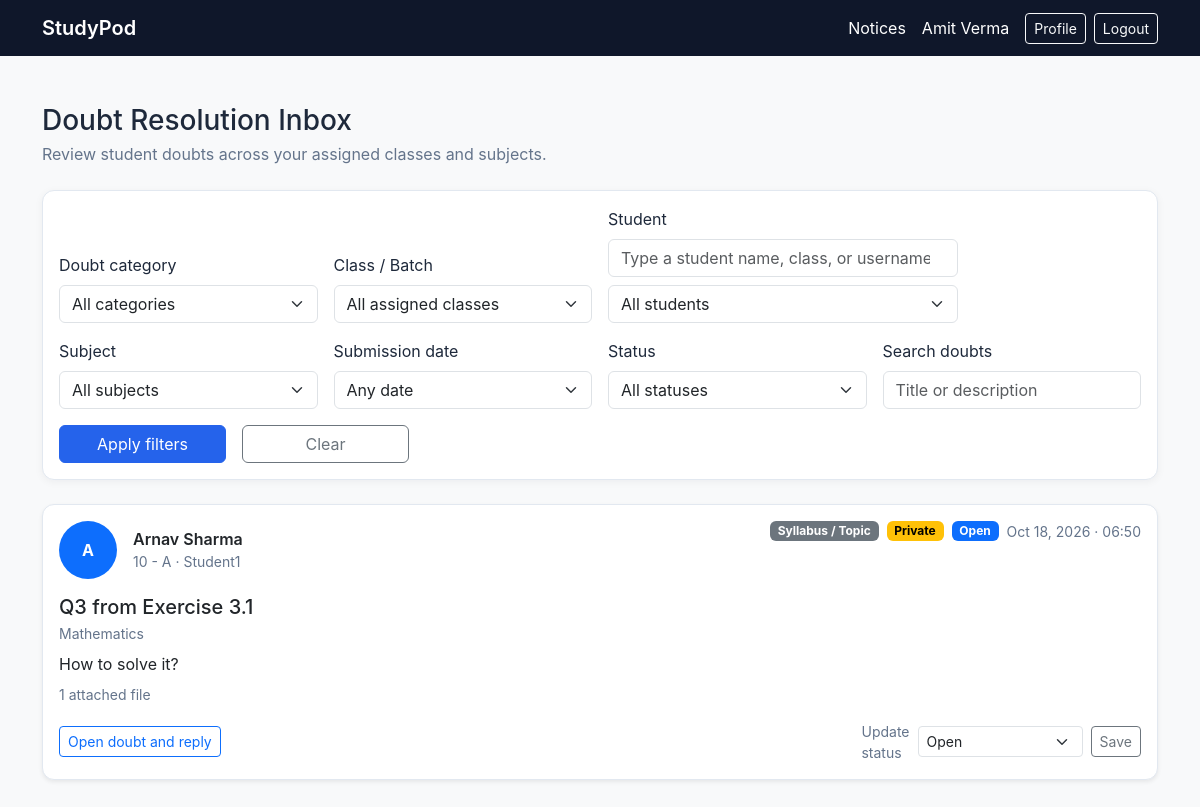
/academics/discussions/ (signed in), run on the app's committed database.
### accounts/models.py (models this page shows, shortened)
class User(AbstractUser):
    class Role(models.TextChoices):
        TEACHER = "TEACHER", "Teacher"
        STUDENT = "STUDENT", "Student"
        PARENT = "PARENT", "Parent"
    role = models.CharField(
        max_length=10,
        choices=Role.choices,
        default=Role.STUDENT,
    )

class StudentProfile(models.Model):
    user = models.OneToOneField(
        User,
        on_delete=models.CASCADE,
        related_name="student_profile"
    )
    roll_number = models.CharField(max_length=50, unique=True)
    profile_picture = models.ImageField(
        upload_to="student_profiles/",
        blank=True,
    )
    student_class = models.ForeignKey(
        "academics.Class",
        on_delete=models.SET_NULL,
        null=True,
        blank=True,
        related_name="students"
    )
    parent = models.ForeignKey(
        "ParentProfile",
        on_delete=models.SET_NULL,
        null=True,
        blank=True,
        related_name="students"
    )

### academics/models.py (models this page shows, shortened)
class DoubtThread(models.Model):
    class Category(models.TextChoices):
        SYLLABUS_TOPIC = "SYLLABUS_TOPIC", "Syllabus / Topic"
        ASSIGNMENT_HOMEWORK = "ASSIGNMENT_HOMEWORK", "Assignment / Homework"
        NOTICE_ANNOUNCEMENT = "NOTICE_ANNOUNCEMENT", "Notice / Announcement"
        STUDY_RESOURCE = "STUDY_RESOURCE", "Study Resource"
    class Status(models.TextChoices):
        OPEN = "OPEN", "Open"
        IN_PROGRESS = "IN_PROGRESS", "In Progress"
        RESOLVED = "RESOLVED", "Resolved"
    title = models.CharField(max_length=200)
    content = models.TextField()
    category = models.CharField(
        max_length=24,
        choices=Category.choices,
        default=Category.SYLLABUS_TOPIC,
    )
    is_public = models.BooleanField(default=False)
    document_link = models.URLField(blank=True)
    student = models.ForeignKey(
        "accounts.StudentProfile",
        on_delete=models.CASCADE,
        related_name="doubt_threads",
    )
    student_class = models.ForeignKey(
        Class,
        on_delete=models.CASCADE,
        related_name="doubt_threads",
    )
    subject = models.ForeignKey(
        Subject,
        on_delete=models.CASCADE,
        related_name="doubt_threads",
    )
    status = models.CharField(
        max_length=11,
        choices=Status.choices,
        default=Status.OPEN,
    )
    created_at = models.DateTimeField(auto_now_add=True)
    class Meta:
        ordering = ("-created_at", "-pk")

class Class(models.Model):
    name = models.CharField(max_length=50)
    section = models.CharField(max_length=10)
    academic_year = models.CharField(max_length=20)
    def __str__(self):
        return f"{self.name} - {self.section}"

class Subject(models.Model):
    name = models.CharField(max_length=100)
    code = models.CharField(max_length=20, unique=True)
    def __str__(self):
        return f"{self.name} ({self.code})"

### academics/views.py (the view, shortened to what this page needs)
# urls.py: path("discussions/", views.doubt_threads, name="doubt_threads"),
@login_required
def doubt_threads(request):
    classes, is_student, is_parent = _forum_scope(request.user)
    if not classes.exists():
        return HttpResponseForbidden("You do not have access to a class discussion forum.")
    is_teacher = request.user.role == "TEACHER"
    raw_class = request.GET.get("student_class") if is_teacher else (
        request.POST.get("student_class") or request.GET.get("student_class")
    )
    selected_class = classes.filter(pk=raw_class).first() if raw_class else (
        None if is_teacher else classes.first()
    )
    if raw_class and selected_class is None:
        return HttpResponseForbidden("You are not assigned to this class.")
    if not is_teacher and selected_class is None:
        return HttpResponseForbidden("You do not have access to a class discussion forum.")
    thread_form = None
    if is_student:
        thread_form = DoubtThreadForm(
            request.POST if request.method == "POST" else None,
            request.FILES if request.method == "POST" else None,
            student_class=selected_class,
        )
    subject_id = request.GET.get("subject", "")
    status = request.GET.get("status", "OPEN").upper()
    query = request.GET.get("q", "").strip()
    filter_form = None
    filter_errors = {}
    if is_teacher:
        filter_form = DoubtInboxFilterForm(
            request.GET if request.GET else None,
            teacher=request.user.teacher_profile,
        )
        allowed_subjects = filter_form.fields["subject"].queryset
        assigned_pairs = TeachingAssignment.objects.filter(
            teacher=request.user.teacher_profile
        ).values_list("student_class_id", "subject_id")
        assignment_scope = Q(pk__in=[])
        for class_id, assigned_subject_id in assigned_pairs:
            assignment_scope |= Q(student_class_id=class_id, subject_id=assigned_subject_id)
        threads = DoubtThread.objects.filter(assignment_scope).select_related(
            "student__user", "student__student_class", "subject"
        ).prefetch_related("attachments")
        if selected_class:
            threads = threads.filter(student_class=selected_class)
        if filter_form.is_valid():
            cleaned = filter_form.cleaned_data
            category_id = cleaned.get("category")
            selected_student = cleaned.get("student")
            selected_subject = cleaned.get("subject")
            status = cleaned.get("status") or "ALL"
            date_range = cleaned.get("date_range") or "ALL"
            query = (cleaned.get("q") or "").strip()
            subject_id = str(selected_subject.pk) if selected_subject else ""
            if category_id:
                threads = threads.filter(category=category_id)
            if selected_student:
                threads = threads.filter(student=selected_student)
            if selected_subject:
                threads = threads.filter(subject=selected_subject)
            if status != "ALL":
                threads = threads.filter(status=status)
            if date_range == "TODAY":
                threads = threads.filter(created_at__date=timezone.localdate())
            elif date_range == "LAST_7_DAYS":
                threads = threads.filter(created_at__gte=timezone.now() - timedelta(days=7))
            elif date_range == "CUSTOM":
                start_date = cleaned.get("start_date")
                end_date = cleaned.get("end_date")
                if start_date:
                    threads = threads.filter(created_at__date__gte=start_date)
                if end_date:
                    threads = threads.filter(created_at__date__lte=end_date)
        else:
            filter_errors = filter_form.errors
        threads = threads.annotate(
            attachment_count=Count("attachments", filter=Q(attachments__reply__isnull=True))
        )
    return render(request, "academics/doubt_threads.html", {
        "classes": classes.order_by("name", "section"),
        "selected_class": selected_class,
        "subjects": allowed_subjects.order_by("name"),
        "selected_subject": subject_id,
        "status_filter": status,
        "search_query": query,
        "threads": threads,
        "thread_form": thread_form,
        "filter_form": filter_form,
        "filter_errors": filter_errors,
        "status_choices": DoubtThread.Status.choices,
        "can_create_thread": is_student,
        "is_parent_view": is_parent,
        "is_teacher_view": is_teacher,
    })

### academics/forms.py (called while the page is built)
    def label_from_instance(self, student):
        name = student.user.get_full_name() or student.user.username
        username = f"@{student.user.username}"
        return f"{name} · {student.student_class} · {username}"

### academics/views.py (called while the page is built)
def _forum_scope(user):
    if user.role == "STUDENT":
        profile = getattr(user, "student_profile", None)
        if profile and profile.student_class_id:
            return Class.objects.filter(pk=profile.student_class_id), True, False
        return Class.objects.none(), True, False
    if user.role == "TEACHER":
        profile = getattr(user, "teacher_profile", None)
        if profile:
            return Class.objects.filter(
                teaching_assignments__teacher=profile
            ).distinct(), False, False
    if user.role == "PARENT":
        profile = getattr(user, "parent_profile", None)
        if profile:
            return Class.objects.filter(students__parent=profile).distinct(), False, True
    return Class.objects.none(), False, False

### academics/templates/academics/doubt_threads.html (shortened to what this page needs)
{% extends "accounts/base.html" %}
{% block content %}
<div class="d-flex flex-wrap justify-content-between align-items-center gap-3 mb-4">
    <div>
        <h1 class="h3 mb-1">{% if is_teacher_view %}Doubt Resolution Inbox{% else %}Subject Doubts &amp; Discussions{% endif %}</h1>
        <p class="text-muted mb-0">{% if is_teacher_view %}Review student doubts across your assigned classes and subjects.{% elif is_parent_view %}Read discussions for your child's class.{% else %}Ask questions and learn together with your class.{% endif %}</p>
    </div>
</div>
{% if is_teacher_view %}
<form method="get" class="card card-body mb-4" id="teacherDoubtFilters">
    <div class="row g-3 align-items-end">
        {% for field in filter_form %}
        {% if field.name == "student" %}
        <div class="col-md-4">
            <label class="form-label" for="studentSearch">Student</label>
            <input type="search" class="form-control mb-2" id="studentSearch" placeholder="Type a student name, class, or username" autocomplete="off">
            {{ field }}
        </div>
        {% elif field.name == "start_date" or field.name == "end_date" %}
        <div class="col-md-2 date-range-field">
            <label class="form-label" for="{{ field.id_for_label }}">{{ field.label }}</label>
            {{ field }}
            {% for error in field.errors %}<div class="text-danger small">{{ error }}</div>{% endfor %}
        </div>
        {% else %}
        <div class="col-md-3">
            <label class="form-label" for="{{ field.id_for_label }}">{{ field.label }}</label>
            {{ field }}
        </div>
        {% endif %}
        {% endfor %}
        <div class="col-md-2"><button class="btn btn-primary w-100" type="submit">Apply filters</button></div>
        <div class="col-md-2"><a class="btn btn-outline-secondary w-100" href="{% url 'doubt_threads' %}">Clear</a></div>
    </div>
</form>
{% endif %}
{% if is_teacher_view %}
<div class="d-flex flex-column gap-3">
    {% for thread in threads %}
    <article class="card shadow-sm">
        <div class="card-body">
            <div class="d-flex flex-wrap justify-content-between align-items-start gap-3">
                <div class="d-flex align-items-center gap-3">
                    {% if thread.student.profile_picture %}
                        <img src="{{ thread.student.profile_picture.url }}" alt="{{ thread.student.user.get_full_name|default:thread.student.user.username }} profile picture" class="rounded-circle border" style="width:58px;height:58px;object-fit:cover">
                    {% else %}
                        <div class="rounded-circle bg-primary text-white d-flex align-items-center justify-content-center fw-bold" style="width:58px;height:58px" aria-label="Student avatar">{{ thread.student.user.first_name|default:thread.student.user.username|first|upper }}</div>
                    {% endif %}
                    <div>
                        <div class="fw-semibold">{{ thread.student.user.get_full_name|default:thread.student.user.username }}</div>
                        <div class="small text-muted">{{ thread.student_class }} · {{ thread.student.user.username }}</div>
                    </div>
                </div>
                <div class="d-flex flex-wrap gap-2 align-items-center">
                    <span class="badge text-bg-secondary">{{ thread.get_category_display }}</span>
                    <span class="badge {% if thread.is_public %}text-bg-info{% else %}text-bg-warning{% endif %}">{% if thread.is_public %}Public{% else %}Private{% endif %}</span>
                    <span class="badge {% if thread.status == 'RESOLVED' %}text-bg-success{% elif thread.status == 'IN_PROGRESS' %}text-bg-warning{% else %}text-bg-primary{% endif %}">{{ thread.get_status_display }}</span>
                    <span class="small text-muted">{{ thread.created_at|date:"M j, Y · H:i" }}</span>
                </div>
            </div>
            <div class="mt-3">
                <h2 class="h5 mb-1">{{ thread.title }}</h2>
                <div class="small text-muted mb-2">{{ thread.subject.name }}</div>
                <p class="mb-2">{{ thread.content|truncatewords:32 }}</p>
                {% if thread.attachment_count %}<div class="small text-muted mb-3"> {{ thread.attachment_count }} attached file{{ thread.attachment_count|pluralize }}</div>{% endif %}
                <div class="d-flex flex-wrap justify-content-between align-items-center gap-2">
                    <a class="btn btn-outline-primary btn-sm" href="{% url 'doubt_thread_detail' thread.pk %}">Open doubt and reply</a>
                    <form method="post" action="{% url 'doubt_thread_detail' thread.pk %}" class="d-flex align-items-center gap-2">
                        <label class="small text-muted" for="status-{{ thread.pk }}">Update status</label>
                        <select class="form-select form-select-sm" id="status-{{ thread.pk }}" name="status">
                            {% for value, label in status_choices %}<option value="{{ value }}" {% if thread.status == value %}selected{% endif %}>{{ label }}</option>{% endfor %}
                        </select>
                        <button class="btn btn-sm btn-outline-secondary" type="submit">Save</button>
                    </form>
                </div>
            </div>
        </div>
    </article>
    {% empty %}<div class="card card-body text-center text-muted py-5">No doubts match these filters.</div>{% endfor %}
</div>
{% endif %}
{% endblock %}

### accounts/templates/accounts/base.html (shortened to what this page needs)
<!DOCTYPE html>
<html lang="en">
<head>
    <link href="https://cdn.jsdelivr.net/npm/bootstrap@5.3.3/dist/css/bootstrap.min.css" rel="stylesheet">
</head>
<body class="bg-light">
    <nav class="navbar navbar-dark bg-dark">
        <div class="container d-flex justify-content-between">
            {% if user.is_authenticated %}
                <a href="{% url 'dashboard' %}" class="navbar-brand fw-semibold">StudyPod</a>
                <div class="d-flex flex-wrap align-items-center gap-2">
                    <a href="{% url 'notices' %}" class="text-white text-decoration-none me-2">Notices</a>
                    <span class="text-white me-2">{{ user.get_full_name|default:user.username }}</span>
                    <a href="{% url 'profile' %}" class="btn btn-outline-light btn-sm">Profile</a>
                    <a href="{% url 'logout' %}" class="btn btn-outline-light btn-sm">Logout</a>
                </div>
            {% endif %}
        </div>
    </nav>
    <main class="container py-5">
        {% block content %}{% endblock %}
    </main>
</body>
</html>

### accounts/templates/accounts/base.html (style rules this page uses)
:root { --sp-primary: #2563eb; --sp-navy: #0f172a; --sp-background: #f8fafc; --sp-text: #1e293b; --sp-muted: #64748b; --sp-border: #e2e8f0; }
body { background: var(--sp-background); color: var(--sp-text); font-family: -apple-system, BlinkMacSystemFont, "Segoe UI", sans-serif; }
.navbar.bg-dark { background-color: var(--sp-navy) !important; }
h1, h2, h3, h4, h5, h6 { color: var(--sp-navy); font-weight: 600; }
.btn-primary { background-color: var(--sp-primary); border-color: var(--sp-primary); }
.card { background-color: #fff; border: 1px solid var(--sp-border); border-radius: 12px; box-shadow: 0 2px 8px rgb(15 23 42 / 5%); }
a:not(.btn):not(.navbar-brand) { color: var(--sp-primary); }
.navbar a:not(.btn):not(.navbar-brand) { color: #fff; }
.text-muted { color: var(--sp-muted) !important; }

### data on the page
User: get_full_name "Amit Verma"
DoubtThread: student.user.first_name|first "A", student.user.get_full_name "Arnav Sharma", student_class "10 - A", student.user.username "Student1", category "Syllabus / Topic", is_public "Private", status "Open", created_at "Oct 18, 2026 · 06:50", title "Q3 from Exercise 3.1", subject.name "Mathematics", content "How to solve it?", attachment_count "1"

### other printed values
{{ field.label }} "Doubt category" "Class / Batch" "Subject" "Submission date" "Status" "Search doubts"
